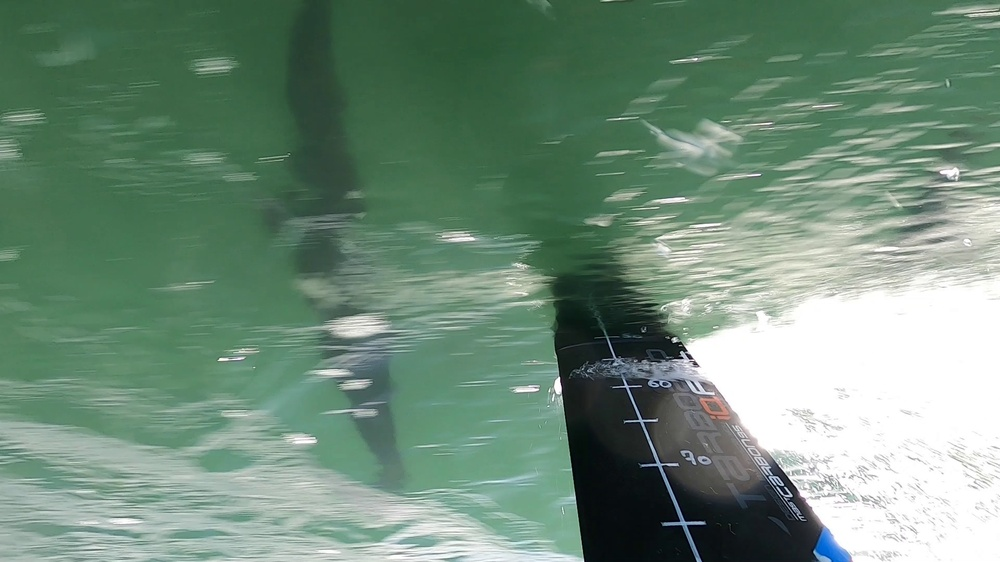
#> input picture image_ext.jpg, 1000 x 562 px, shrunk from 1920 x 1080 before the run, given in place of ENSTA.mp4, which was not available
$ python test_detection_mat_2.py
#> lines starting #> are read from the running program, lines starting #| are printed output that depends on the picture; after the words box and inside, x2 and y2 are one past the last pixel; in counts of white or black regions, pixels touching at a corner belong together; pictures that were not available may be replaced by others from this repository, and a replacement may not be noted
import cv2
import matplotlib.pyplot as plt
import numpy as np
import random
import pytesseract
from pytesseract import Output
from sklearn.linear_model import LinearRegression
from sklearn.pipeline import make_pipeline
from sklearn.preprocessing import PolynomialFeatures


def polynome(x, l_coef):
    f = 0
    exp = len(l_coef)
    for c in l_coef:
        f += c * x **exp
        exp -= 1

    return f


# Initialise le lecteur de vidéo
cap = cv2.VideoCapture('/media/lea/92DA-552D/nextcloud_zaclys/Documents/Documents/ENSTA/S5/AS/ENSTA.mp4')

# Get the frame rate of the video
frame_rate = int(cap.get(cv2.CAP_PROP_FPS))

#selecte randomly the frame
frame_number = random.randint(1, frame_rate)

# Set the position of the video to the specified time
cap.set(cv2.CAP_PROP_POS_FRAMES, frame_number)

# Lit la première frame
ret, frame = cap.read()
#> frame is the input picture: shape (562, 1000, 3); mean B, G, R 121.4, 140, 112.1

# Enregistrer la nouvelle image rognée
cv2.imwrite("img.jpg", frame)

# Convertit la frame en niveaux de gris
gray = cv2.cvtColor(frame, cv2.COLOR_BGR2GRAY)
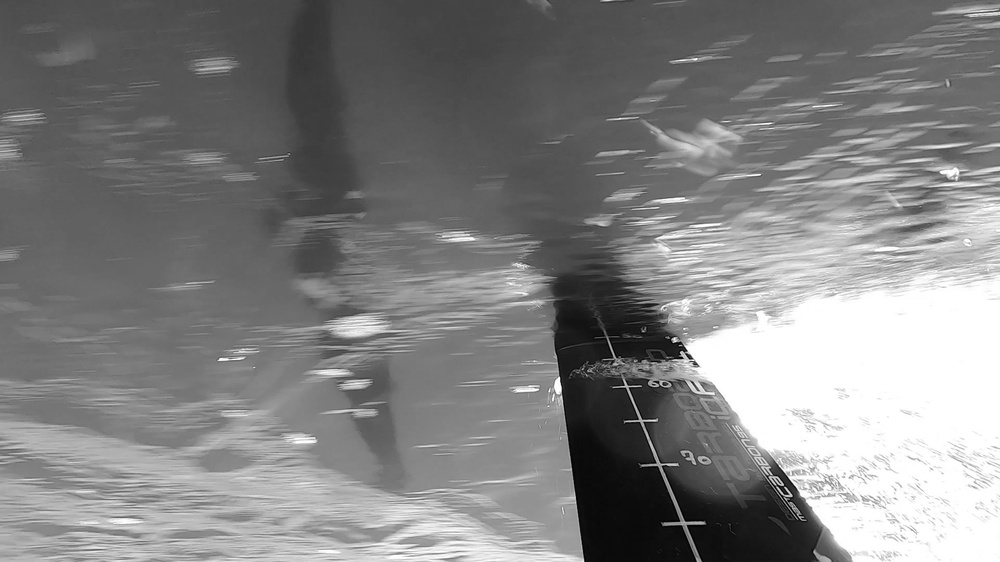
#> gray: shape (562, 1000); min 1, max 255, mean 129.5

# Applique un seuillage pour isoler les graduations
thresh = cv2.threshold(gray, 50, 255, cv2.THRESH_BINARY_INV)[1]
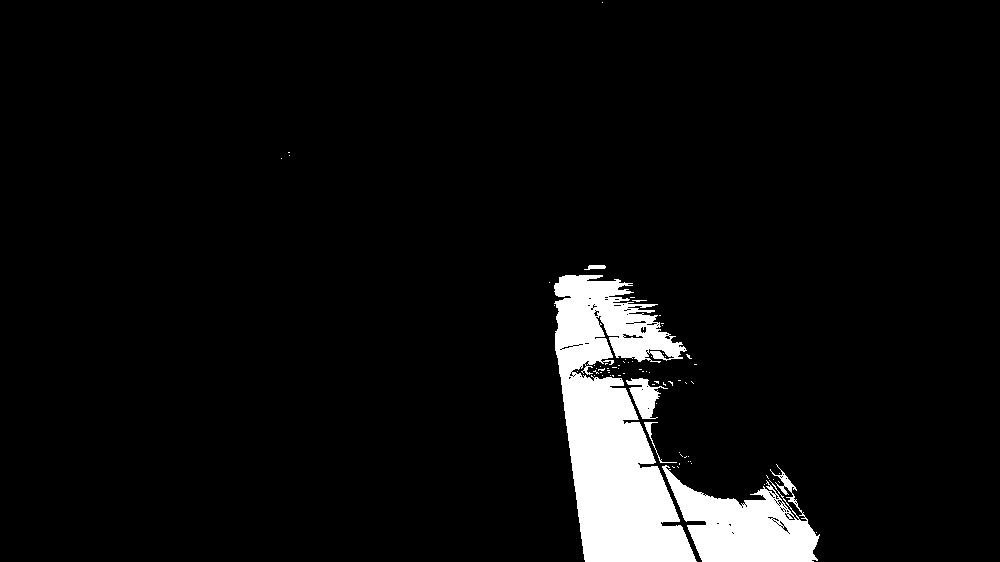
#> thresh: shape (562, 1000); 5.9% white; 73 white regions (68 under 20 px)

# Détecte les contours des graduations
contours = cv2.findContours(thresh, cv2.RETR_EXTERNAL, cv2.CHAIN_APPROX_SIMPLE)
#> contours = 71 contours, 66 with area under 20; largest, box (x1, y1, x2, y2) and area: (554, 275, 697, 562) 23109, (662, 464, 820, 562) 7908, (626, 378, 668, 419) 701, (644, 422, 677, 463) 61, (584, 265, 606, 270) 52
contours = contours[0] if len(contours) == 2 else contours[1]


#Draw countours not approximated
drawing = np.zeros((gray.shape[0], gray.shape[1], 3), dtype=np.uint8)
CountersImg = cv2.drawContours(drawing, contours, -1, (255, 255, 0), 3)
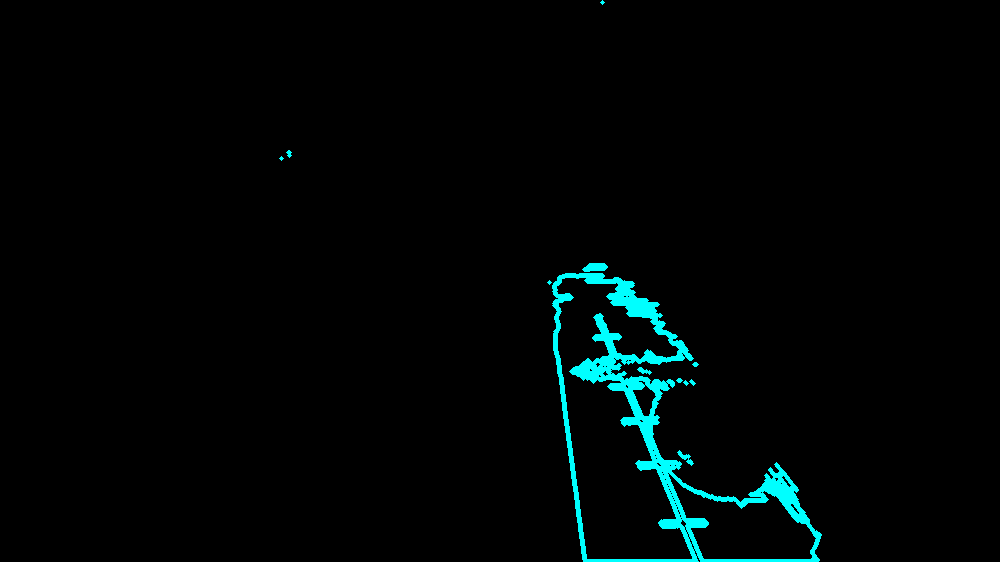
#> CountersImg: shape (562, 1000, 3); mean of channels 0, 1, 2 5.4, 5.4, 0; drawn as B, G, R

# Initialisation donnée rectangle
#x_min, y_max, w_max, h_max = cv2.boundingRect(contours[0])


l_cnt_max = 0
x_min = 0
y_max = 0
w_max = 0
h_max = 0


# Boucle sur chaque graduation
for c in contours:
    l_cnt = cv2.arcLength(c, True)

    if l_cnt > l_cnt_max :
        l_cnt_max = l_cnt
        # Calcule les statistiques des contours
        x, y, w, h = cv2.boundingRect(c)
#> this loop made 71 passes
#> (c, l_cnt, l_cnt_max, x, y, w, h) on pass 3: ([[778, 481], [779, 482]], 2.83, 2.83, 778, 481, 2, 2)
#> (l_cnt, l_cnt_max, x, y, w, h) on passes 5, 9, 66: (7.66, 7.66, 766, 475, 3, 4), (991.4, 991.4, 662, 464, 158, 98), (1887.4, 1887.4, 554, 275, 143, 287)
#> after the loop, h = 287; l_cnt_max = 1887.4; w = 143; x = 554; y = 275


# Dessine un rectangle autour de la graduation
cv2.rectangle(CountersImg, (x, y), (x + w, y + h), (0, 0, 255), 2)
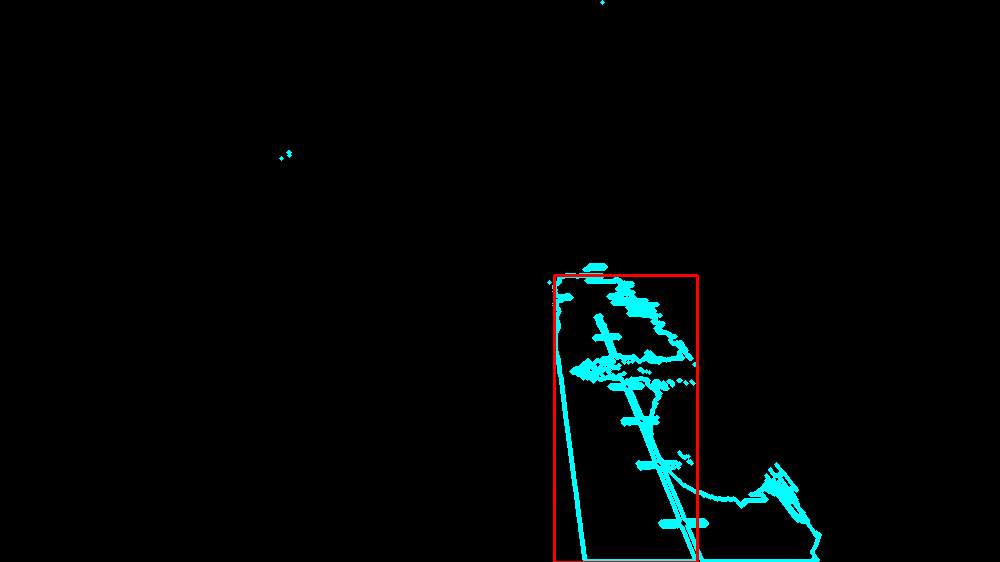
#> CountersImg: shape (562, 1000, 3); 0.41% of pixels changed, all inside (x1, y1, x2, y2) = (553, 274, 699, 562); drawn as B, G, R

w = int(2.5* w)
#> w = 357
h = int(4 * h)
#> h = 1148

y = int(0.1 * y)
#> y = 27
x = int(0.8 * x)
#> x = 443

#creer une image coupe
crop_img = CountersImg[y:y+h, x:x+w ]
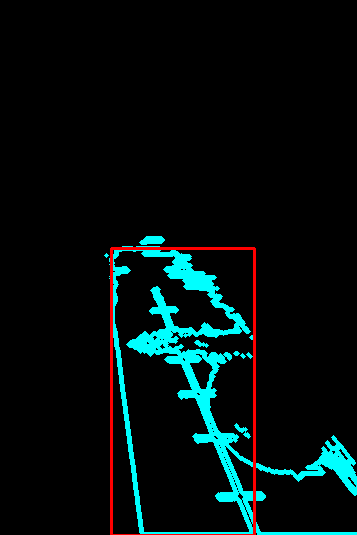
#> crop_img: shape (535, 357, 3); mean of channels 0, 1, 2 14.8, 14.8, 3.1; drawn as B, G, R

# Affiche la frame avec les rectangles dessinés
#cv2.imshow("Graduations", CountersImg)

# Affiche la frame avec les rectangles dessinés
#cv2.imshow("Crop", crop_img)


# Affiche la frame avec le seuillage
#cv2.imshow("Seuillage", thresh)
cv2.waitKey(0)
cv2.destroyAllWindows()

# Libère la mémoire occupée par le lecteur de vidéo
cap.release()


#detection des graduations


l_points = []
stop = False

def get_mouse_points(event, x, y, flags, param):
    global l_points, stop
    if event == cv2.EVENT_LBUTTONUP:
        l_points.append((x, y))
    elif event == cv2.EVENT_RBUTTONUP:
        stop = False

cv2.namedWindow("image")
cv2.setMouseCallback("image", get_mouse_points)

while True:
    if stop:
        for point in l_points:
            cv2.circle(frame, point,2,(0,0,255))
    cv2.imshow("image", frame)
    if cv2.waitKey(20) & 0xFF == 27:
#> (key Esc is pressed here)
        break
    if not stop and len(l_points) > 0:
        stop = True

#focntion assosicant N(bit) à la distance réelle

l_distances = []
l_distance_real = []

distance_real = 70

#> (the run stopped early here; a loop or call above may not have finished)
